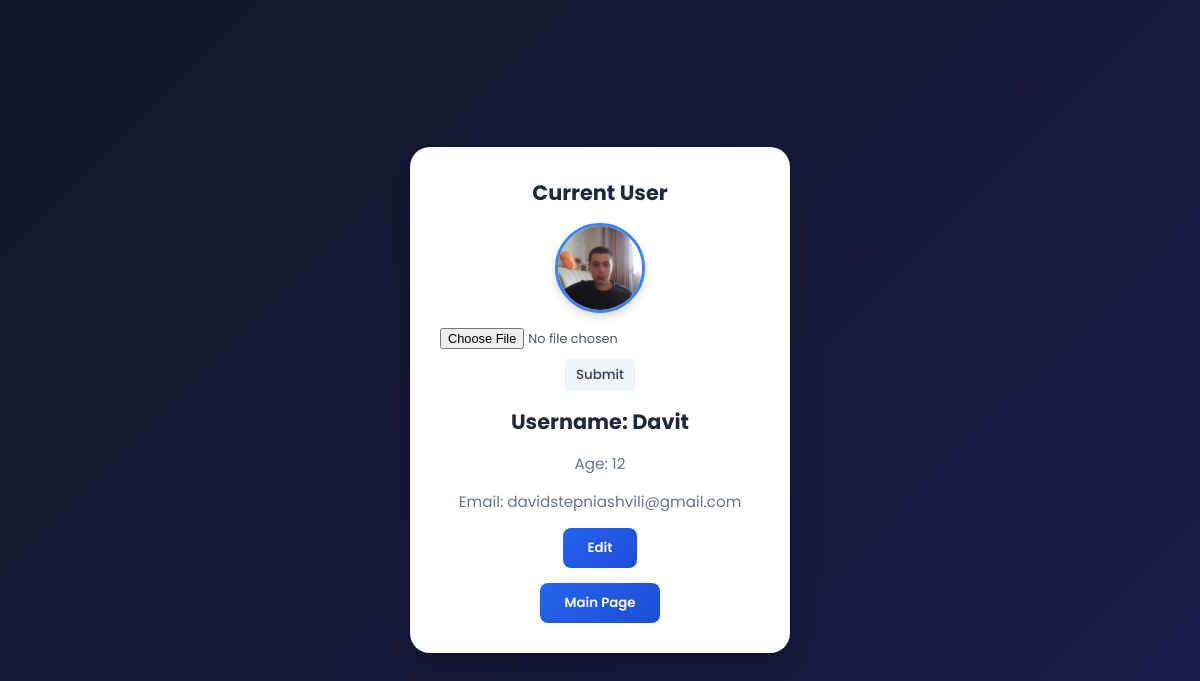
The app's page /users/profile/ (signed in) with its own data.
### accounts/models.py (models this page shows)
class User(AbstractUser):
    age = models.IntegerField()
    profile_picture = models.ImageField(upload_to='profile/', default='', null=True, blank=True)

### accounts/views.py (the view)
# urls.py: path('profile/', views.profile, name='profile'),
def profile(req):
    if req.method == 'POST':
        current_user = req.user
        current_user.profile_picture = req.FILES.get('img')
        current_user.save()
    return render(req, 'profile.html')

### accounts/templates/profile.html (shortened to what this page needs)
{% load static %}
<!DOCTYPE html>
<html lang="en">
<head>
    <link rel="stylesheet" href="{% static "profile.css" %}">
</head>
<body>
    <div>
        <h1>Current User</h1>
        {% if user.profile_picture %}
            <img src="{{ user.profile_picture.url }}">
        {% endif %}
        <form method='POST' enctype='multipart/form-data'>
            <input type="file" name='img'>
            <input type="submit">
        </form>
        <h1>Username: {{ user.username }}</h1>
        <p>Age: {{ user.age }}</p>
        <p>Email: {{ user.email }}</p>
        <a href="{% url "profile_edit" %}"><button id='btn'>Edit</button></a>
        <a href="{% url "all_post" %}"><button id='btn'>Main Page</button></a>
    </div>
</body>
</html>

### accounts/static/profile.css (style rules this page uses)
* { margin: 0; padding: 0; box-sizing: border-box; font-family: 'Poppins', sans-serif; }
body { background: linear-gradient(135deg, #0f172a 0%, #1e1b4b 100%); width: 100%; min-height: 100vh; display: flex; justify-content: center; align-items: center; padding: 20px 15px; }
div { width: 100%; max-width: 380px; padding: 30px; background: #ffffff; border-radius: 20px; box-shadow: 0 15px 30px rgba(0, 0, 0, 0.3); display: flex; flex-direction: column; align-items: center; gap: 15px; }
h1 { font-size: 1.3rem; color: #1e293b; text-align: center; }
p { color: #64748b; font-size: 0.95rem; text-align: center; }
form { width: 100%; display: flex; flex-direction: column; align-items: center; gap: 10px; }
input[type="file"] { font-size: 0.8rem; color: #475569; width: 100%; }
input[type="submit"] { border: none; background-color: #f1f5f9; color: #334155; padding: 6px 12px; border-radius: 6px; cursor: pointer; font-weight: 500; }
#btn { border: none; color: white; background: linear-gradient(135deg, #2563eb 0%, #1d4ed8 100%); padding: 10px 24px; border-radius: 8px; cursor: pointer; font-weight: 600; transition: transform 0.2s ease, box-shadow 0.2s ease; }
img { width: 90px; height: 90px; border-radius: 50%; object-fit: cover; border: 3px solid #3b82f6; box-shadow: 0 4px 10px rgba(0,0,0,0.15); }

### records on screen
User: profile_picture (picture), username "Davit", age "12", email "davidstepniashvili@gmail.com"
